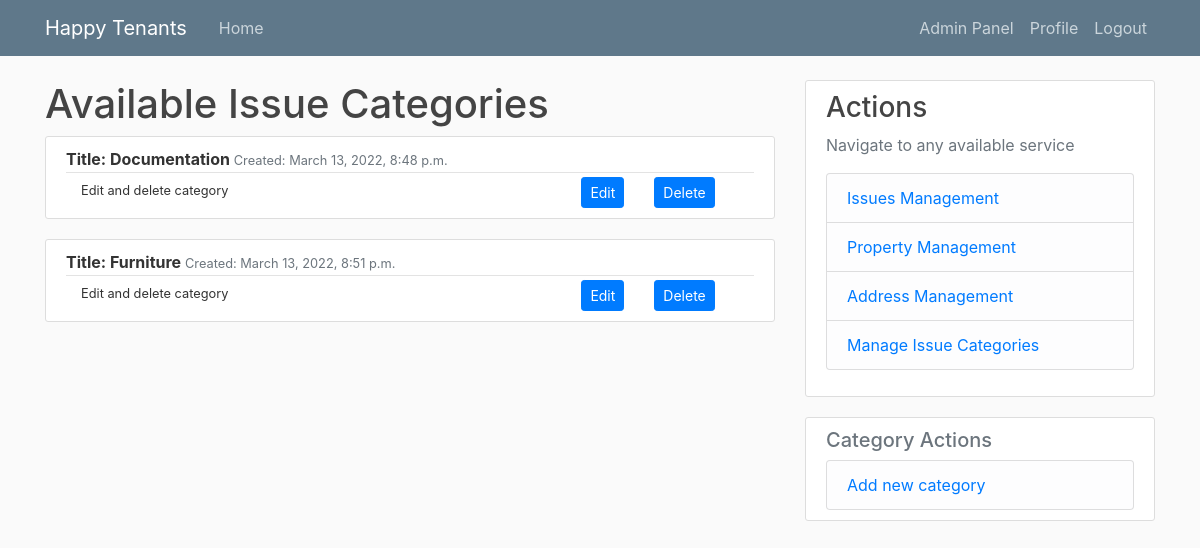
The page /categories/ (signed in) on the database as committed earlier.
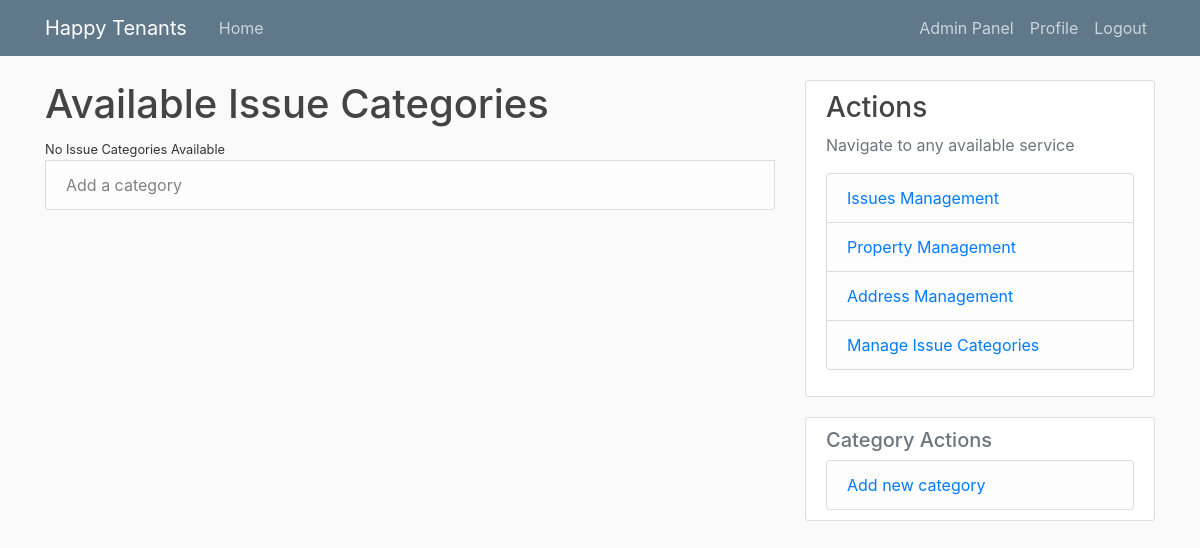
The same page on the database as committed later.
### tenant_mgmt/models.py (models this page shows, shortened)
class IssueCategory(models.Model):
    title = models.CharField(max_length=50)
    dateAdded = models.DateTimeField(auto_now_add=True)
    def __str__(self) -> str:
        return self.title

### tenant_mgmt/views.py (the view)
# urls.py: path('categories/', IssueCategoryListView.as_view(), name='categories'),
@method_decorator([login_required, admin_requred], name='dispatch')
class IssueCategoryListView(ListView):
    model = IssueCategory
    template_name = 'tnt_mgmt/category/list.html'
    context_object_name = 'categories'
    ordering = ['dateAdded']
    paginate_by = 5

### tenant_mgmt/templatetags/extra_filters.py (called while the page is built)
@register.filter(name='has_groups')
def has_groups(user, group_names):
    groups = list(group_names.split('|'))
    userGroups = user.groups.all()
    for groupName in groups:
        group = Group.objects.get(name=groupName)
        if group in userGroups:
            return True
    return False

@register.filter(name='is_active')
def is_active(user):
    return len(user.groups.all()) > 0

### tenant_mgmt/templates/tnt_mgmt/category/list.html (shortened to what this page needs)
{% extends "./base.html" %}
{% block content %}
    <h1>Available Issue Categories</h1>
    {% for category in categories %}
    <article class="media content-section">
        <div class="media-body">
          <div class="article-metadata">
            <b> Title: {{ category }} </b>
            <small class="text-muted"
              >Created: {{ category.dateAdded}}</small>
          </div>
          <div class="container">
            <div class="row">
              <div class="col">
                <small> Edit and delete category </small>
              </div>
              <div class="col-md-auto">
                <a class="btn btn-primary btn-sm" href="{% url 'categoryEdit' category.id %}" role="button">Edit</a>
              </div>
              <div class="col col-lg-2">
                <a class="btn btn-primary btn-sm" href="{% url 'categoryDelete' category.id %}" role="button">Delete</a>
              </div>
            </div>
          </div>
        </div>
      </article>
    {% empty %}
        <small>No Issue Categories Available</small>
        <a class="list-group-item list-group-item-light" href="{% url 'newCategory' %}">Add a category</a>
    {% endfor %}
{% endblock content %}

Rows that differ between the two databases and show on the page:
removed IssueCategory: title "Documentation", dateAdded "March 13, 2022, 8:48 p.m."
removed IssueCategory: title "Furniture", dateAdded "March 13, 2022, 8:51 p.m."
Other text that changed with them:
text now shown: "No Issue Categories Available Add a category"
